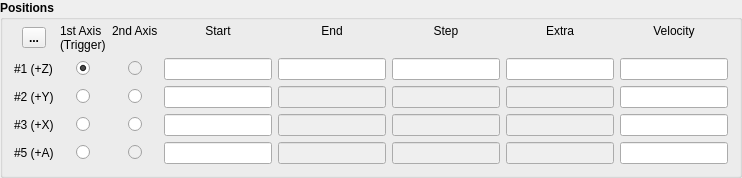
    <widget class="QGroupBox" name="groupBox_2">
     <property name="sizePolicy">
      <sizepolicy hsizetype="Expanding" vsizetype="Preferred">
       <horstretch>0</horstretch>
       <verstretch>0</verstretch>
      </sizepolicy>
     </property>
     <property name="font">
      <font>
       <weight>75</weight>
       <bold>true</bold>
      </font>
     </property>
     <property name="title">
      <string>Positions</string>
     </property>
     <layout class="QGridLayout" name="gridLayout_5">
      <property name="topMargin">
       <number>4</number>
      </property>
      <item row="0" column="5">
       <widget class="QLabel" name="label_35">
        <property name="sizePolicy">
         <sizepolicy hsizetype="Preferred" vsizetype="Maximum">
          <horstretch>0</horstretch>
          <verstretch>0</verstretch>
         </sizepolicy>
        </property>
        <property name="font">
         <font>
          <weight>50</weight>
          <bold>false</bold>
         </font>
        </property>
        <property name="text">
         <string>Step
</string>
        </property>
        <property name="alignment">
         <set>Qt::AlignCenter</set>
        </property>
       </widget>
      </item>
      <item row="2" column="5">
       <widget class="QLineEdit" name="le_step_ax2">
        <property name="enabled">
         <bool>false</bool>
        </property>
        <property name="font">
         <font>
          <weight>50</weight>
          <bold>false</bold>
         </font>
        </property>
       </widget>
      </item>
      <item row="2" column="4">
       <widget class="QLineEdit" name="le_end_ax2">
        <property name="enabled">
         <bool>false</bool>
        </property>
        <property name="font">
         <font>
          <weight>50</weight>
          <bold>false</bold>
         </font>
        </property>
       </widget>
      </item>
      <item row="0" column="2">
       <widget class="QLabel" name="label_32">
        <property name="sizePolicy">
         <sizepolicy hsizetype="Preferred" vsizetype="Maximum">
          <horstretch>0</horstretch>
          <verstretch>0</verstretch>
         </sizepolicy>
        </property>
        <property name="font">
         <font>
          <weight>50</weight>
          <bold>false</bold>
         </font>
        </property>
        <property name="text">
         <string>2nd Axis
</string>
        </property>
       </widget>
      </item>
      <item row="0" column="6">
       <widget class="QLabel" name="label_38">
        <property name="sizePolicy">
         <sizepolicy hsizetype="Preferred" vsizetype="Maximum">
          <horstretch>0</horstretch>
          <verstretch>0</verstretch>
         </sizepolicy>
        </property>
        <property name="font">
         <font>
          <weight>50</weight>
          <bold>false</bold>
         </font>
        </property>
        <property name="text">
         <string>Extra
</string>
        </property>
        <property name="alignment">
         <set>Qt::AlignCenter</set>
        </property>
       </widget>
      </item>
      <item row="4" column="6">
       <widget class="QLineEdit" name="le_extra_ax5">
        <property name="enabled">
         <bool>false</bool>
        </property>
        <property name="font">
         <font>
          <weight>50</weight>
          <bold>false</bold>
         </font>
        </property>
       </widget>
      </item>
      <item row="3" column="7">
       <widget class="QLineEdit" name="le_vel_ax3">
        <property name="font">
         <font>
          <weight>50</weight>
          <bold>false</bold>
         </font>
        </property>
       </widget>
      </item>
      <item row="1" column="0">
       <widget class="QLabel" name="label_36">
        <property name="font">
         <font>
          <weight>50</weight>
          <bold>false</bold>
         </font>
        </property>
        <property name="text">
         <string>#1 (+Z)</string>
        </property>
       </widget>
      </item>
      <item row="4" column="4">
       <widget class="QLineEdit" name="le_end_ax5">
        <property name="enabled">
         <bool>false</bool>
        </property>
        <property name="font">
         <font>
          <weight>50</weight>
          <bold>false</bold>
         </font>
        </property>
       </widget>
      </item>
      <item row="0" column="4">
       <widget class="QLabel" name="label_34">
        <property name="sizePolicy">
         <sizepolicy hsizetype="Preferred" vsizetype="Maximum">
          <horstretch>0</horstretch>
          <verstretch>0</verstretch>
         </sizepolicy>
        </property>
        <property name="font">
         <font>
          <weight>50</weight>
          <bold>false</bold>
         </font>
        </property>
        <property name="text">
         <string>End
</string>
        </property>
        <property name="alignment">
         <set>Qt::AlignCenter</set>
        </property>
       </widget>
      </item>
      <item row="4" column="1" alignment="Qt::AlignHCenter">
       <widget class="QRadioButton" name="rbt_first_ax5">
        <property name="enabled">
         <bool>true</bool>
        </property>
        <property name="text">
         <string/>
        </property>
       </widget>
      </item>
      <item row="4" column="2" alignment="Qt::AlignHCenter">
       <widget class="QRadioButton" name="rbt_second_ax5">
        <property name="enabled">
         <bool>false</bool>
        </property>
        <property name="text">
         <string/>
        </property>
        <property name="autoExclusive">
         <bool>false</bool>
        </property>
       </widget>
      </item>
      <item row="4" column="5">
       <widget class="QLineEdit" name="le_step_ax5">
        <property name="enabled">
         <bool>false</bool>
        </property>
        <property name="font">
         <font>
          <weight>50</weight>
          <bold>false</bold>
         </font>
        </property>
       </widget>
      </item>
      <item row="4" column="0">
       <widget class="QLabel" name="label_37">
        <property name="font">
         <font>
          <weight>50</weight>
          <bold>false</bold>
         </font>
        </property>
        <property name="text">
         <string>#5 (+A)</string>
        </property>
       </widget>
      </item>
      <item row="4" column="3">
       <widget class="QLineEdit" name="le_start_ax5">
        <property name="font">
         <font>
          <weight>50</weight>
          <bold>false</bold>
         </font>
        </property>
       </widget>
      </item>
      <item row="3" column="3">
       <widget class="QLineEdit" name="le_start_ax3">
        <property name="font">
         <font>
          <weight>50</weight>
          <bold>false</bold>
         </font>
        </property>
       </widget>
      </item>
      <item row="2" column="6">
       <widget class="QLineEdit" name="le_extra_ax2">
        <property name="enabled">
         <bool>false</bool>
        </property>
        <property name="font">
         <font>
          <weight>50</weight>
          <bold>false</bold>
         </font>
        </property>
       </widget>
      </item>
      <item row="0" column="1">
       <widget class="QLabel" name="label_30">
        <property name="sizePolicy">
         <sizepolicy hsizetype="Preferred" vsizetype="Maximum">
          <horstretch>0</horstretch>
          <verstretch>0</verstretch>
         </sizepolicy>
        </property>
        <property name="font">
         <font>
          <weight>50</weight>
          <bold>false</bold>
         </font>
        </property>
        <property name="text">
         <string>1st Axis
(Trigger)</string>
        </property>
       </widget>
      </item>
      <item row="4" column="7">
       <widget class="QLineEdit" name="le_vel_ax5">
        <property name="font">
         <font>
          <weight>50</weight>
          <bold>false</bold>
         </font>
        </property>
       </widget>
      </item>
      <item row="3" column="4">
       <widget class="QLineEdit" name="le_end_ax3">
        <property name="enabled">
         <bool>false</bool>
        </property>
        <property name="font">
         <font>
          <weight>50</weight>
          <bold>false</bold>
         </font>
        </property>
       </widget>
      </item>
      <item row="3" column="5">
       <widget class="QLineEdit" name="le_step_ax3">
        <property name="enabled">
         <bool>false</bool>
        </property>
        <property name="font">
         <font>
          <weight>50</weight>
          <bold>false</bold>
         </font>
        </property>
       </widget>
      </item>
      <item row="3" column="1" alignment="Qt::AlignHCenter">
       <widget class="QRadioButton" name="rbt_first_ax3">
        <property name="font">
         <font>
          <weight>50</weight>
          <bold>false</bold>
         </font>
        </property>
        <property name="text">
         <string/>
        </property>
       </widget>
      </item>
      <item row="3" column="6">
       <widget class="QLineEdit" name="le_extra_ax3">
        <property name="enabled">
         <bool>false</bool>
        </property>
        <property name="font">
         <font>
          <weight>50</weight>
          <bold>false</bold>
         </font>
        </property>
       </widget>
      </item>
      <item row="3" column="2" alignment="Qt::AlignHCenter">
       <widget class="QRadioButton" name="rbt_second_ax3">
        <property name="font">
         <font>
          <weight>50</weight>
          <bold>false</bold>
         </font>
        </property>
        <property name="text">
         <string/>
        </property>
        <property name="autoExclusive">
         <bool>false</bool>
        </property>
       </widget>
      </item>
      <item row="1" column="3">
       <widget class="QLineEdit" name="le_start_ax1">
        <property name="font">
         <font>
          <weight>50</weight>
          <bold>false</bold>
         </font>
        </property>
       </widget>
      </item>
      <item row="1" column="5">
       <widget class="QLineEdit" name="le_step_ax1">
        <property name="font">
         <font>
          <weight>50</weight>
          <bold>false</bold>
         </font>
        </property>
       </widget>
      </item>
      <item row="3" column="0">
       <widget class="QLabel" name="label_31">
        <property name="font">
         <font>
          <weight>50</weight>
          <bold>false</bold>
         </font>
        </property>
        <property name="text">
         <string>#3 (+X)</string>
        </property>
       </widget>
      </item>
      <item row="2" column="7">
       <widget class="QLineEdit" name="le_vel_ax2">
        <property name="font">
         <font>
          <weight>50</weight>
          <bold>false</bold>
         </font>
        </property>
       </widget>
      </item>
      <item row="1" column="2" alignment="Qt::AlignHCenter">
       <widget class="QRadioButton" name="rbt_second_ax1">
        <property name="enabled">
         <bool>false</bool>
        </property>
        <property name="font">
         <font>
          <weight>50</weight>
          <bold>false</bold>
         </font>
        </property>
        <property name="text">
         <string/>
        </property>
        <property name="checkable">
         <bool>true</bool>
        </property>
        <property name="autoExclusive">
         <bool>false</bool>
        </property>
       </widget>
      </item>
      <item row="1" column="4">
       <widget class="QLineEdit" name="le_end_ax1">
        <property name="font">
         <font>
          <weight>50</weight>
          <bold>false</bold>
         </font>
        </property>
       </widget>
      </item>
      <item row="0" column="7">
       <widget class="QLabel" name="label_39">
        <property name="sizePolicy">
         <sizepolicy hsizetype="Preferred" vsizetype="Maximum">
          <horstretch>0</horstretch>
          <verstretch>0</verstretch>
         </sizepolicy>
        </property>
        <property name="font">
         <font>
          <weight>50</weight>
          <bold>false</bold>
         </font>
        </property>
        <property name="text">
         <string>Velocity
</string>
        </property>
        <property name="alignment">
         <set>Qt::AlignCenter</set>
        </property>
       </widget>
      </item>
      <item row="1" column="6">
       <widget class="QLineEdit" name="le_extra_ax1">
        <property name="font">
         <font>
          <weight>50</weight>
          <bold>false</bold>
         </font>
        </property>
       </widget>
      </item>
      <item row="2" column="0">
       <widget class="QLabel" name="label_40">
        <property name="font">
         <font>
          <weight>50</weight>
          <bold>false</bold>
         </font>
        </property>
        <property name="text">
         <string>#2 (+Y)</string>
        </property>
       </widget>
      </item>
      <item row="2" column="3">
       <widget class="QLineEdit" name="le_start_ax2">
        <property name="font">
         <font>
          <weight>50</weight>
          <bold>false</bold>
         </font>
        </property>
       </widget>
      </item>
      <item row="2" column="2" alignment="Qt::AlignHCenter">
       <widget class="QRadioButton" name="rbt_second_ax2">
        <property name="font">
         <font>
          <weight>50</weight>
          <bold>false</bold>
         </font>
        </property>
        <property name="text">
         <string/>
        </property>
        <property name="autoExclusive">
         <bool>false</bool>
        </property>
       </widget>
      </item>
      <item row="0" column="0" alignment="Qt::AlignHCenter|Qt::AlignVCenter">
       <widget class="QToolButton" name="tbt_current_start">
        <property name="toolTip">
         <string>Copy current position to start position.</string>
        </property>
        <property name="text">
         <string>...</string>
        </property>
        <property name="icon">
         <iconset>
          <normaloff>../../resources/img/pin.svg</normaloff>../../resources/img/pin.svg</iconset>
        </property>
        <property name="iconSize">
         <size>
          <width>24</width>
          <height>24</height>
         </size>
        </property>
       </widget>
      </item>
      <item row="1" column="7">
       <widget class="QLineEdit" name="le_vel_ax1">
        <property name="font">
         <font>
          <weight>50</weight>
          <bold>false</bold>
         </font>
        </property>
       </widget>
      </item>
      <item row="2" column="1" alignment="Qt::AlignHCenter">
       <widget class="QRadioButton" name="rbt_first_ax2">
        <property name="font">
         <font>
          <weight>50</weight>
          <bold>false</bold>
         </font>
        </property>
        <property name="text">
         <string/>
        </property>
       </widget>
      </item>
      <item row="1" column="1" alignment="Qt::AlignHCenter">
       <widget class="QRadioButton" name="rbt_first_ax1">
        <property name="enabled">
         <bool>true</bool>
        </property>
        <property name="font">
         <font>
          <weight>50</weight>
          <bold>false</bold>
         </font>
        </property>
        <property name="text">
         <string/>
        </property>
        <property name="checked">
         <bool>true</bool>
        </property>
       </widget>
      </item>
      <item row="0" column="3">
       <widget class="QLabel" name="label_33">
        <property name="sizePolicy">
         <sizepolicy hsizetype="Preferred" vsizetype="Maximum">
          <horstretch>0</horstretch>
          <verstretch>0</verstretch>
         </sizepolicy>
        </property>
        <property name="font">
         <font>
          <weight>50</weight>
          <bold>false</bold>
         </font>
        </property>
        <property name="text">
         <string>Start
</string>
        </property>
        <property name="alignment">
         <set>Qt::AlignCenter</set>
        </property>
       </widget>
      </item>
     </layout>
    </widget>
